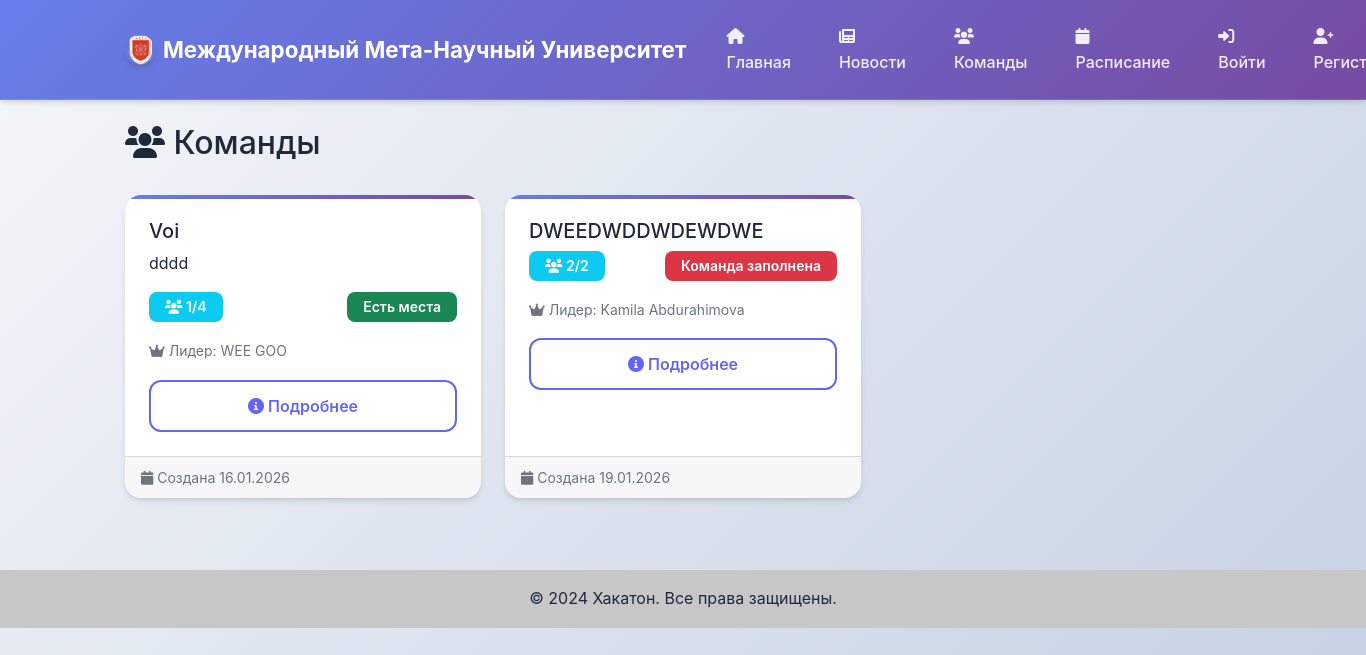
Page /teams/ on the earlier database version.
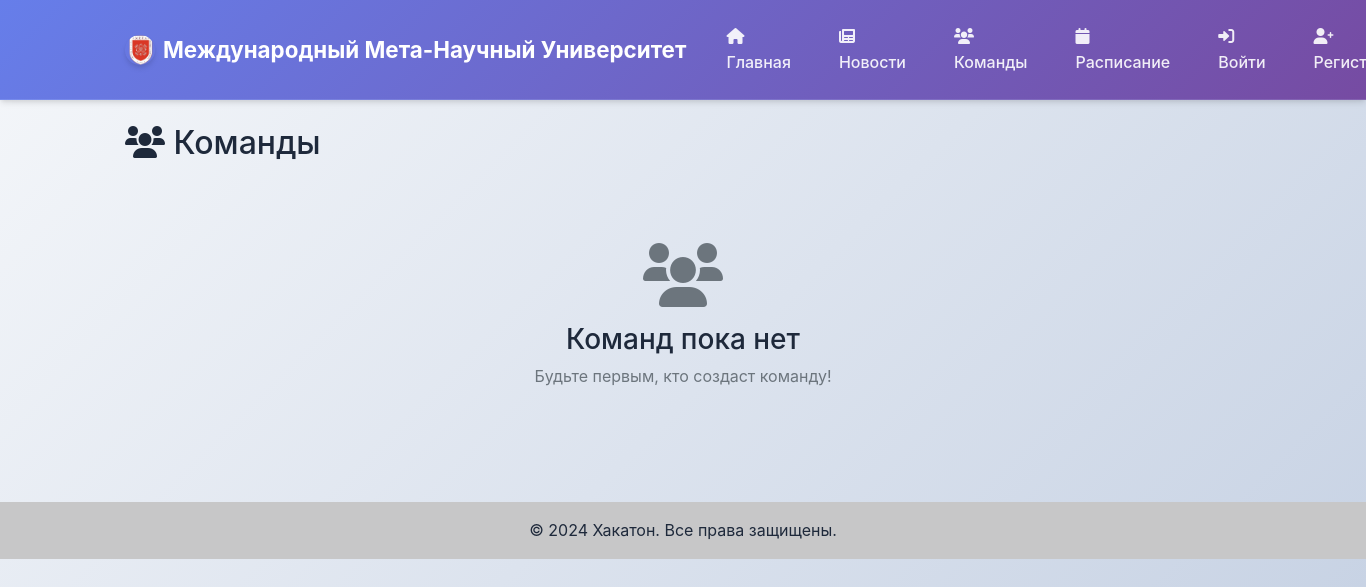
Same page on the later database version.
### teams/models.py (models this page shows, shortened)
class Team(models.Model):
    id = models.AutoField(primary_key=True)
    name = models.CharField(max_length=100, unique=True)
    description = models.TextField(blank=True)
    leader = models.ForeignKey(settings.AUTH_USER_MODEL, on_delete=models.CASCADE, related_name='led_teams')
    max_members = models.IntegerField(default=4)
    created_at = models.DateTimeField(auto_now_add=True)
    is_active = models.BooleanField(default=True)
    def member_count(self):
        return self.members.count()
    def is_full(self):
        return self.member_count() >= self.max_members

### accounts/models.py (models this page shows, shortened)
class User(AbstractUser):
    ROLE_CHOICES = [
        ('participant', 'Участник'),
        ('admin', 'Администратор'),
    ]
    role = models.CharField(max_length=20, choices=ROLE_CHOICES, default='participant')
    skills = models.TextField(blank=True, help_text="Навыки через запятую")
    about = models.TextField(blank=True, help_text="О себе")
    team = models.ForeignKey('teams.Team', on_delete=models.SET_NULL, null=True, blank=True, related_name='members')
    created_at = models.DateTimeField(auto_now_add=True)

### teams/views.py (the view)
# urls.py: path('', views.TeamListView.as_view(), name='list'),
class TeamListView(ListView):
    model = Team
    template_name = 'teams/team_list.html'
    context_object_name = 'teams'
    def get_queryset(self):
        return Team.objects.filter(is_active=True).select_related('leader')

### templates/teams/team_list.html (shortened to what this page needs)
{% extends 'base.html' %}
{% load static %}
{% block content %}
<div class="d-flex justify-content-between align-items-center mb-4">
    <h2>
        <i class="fas fa-users"></i> Команды
    </h2>
</div>
{% if teams %}
    <div class="row">
        {% for team in teams %}
            <div class="col-md-6 col-lg-4 mb-4">
                <div class="card h-100 team-card">
                    <div class="card-body">
                        <h5 class="card-title">
                            {{ team.name }}
                        </h5>
                        {% if team.description %}
                            <p class="card-text">{{ team.description|truncatewords:20 }}</p>
                        {% endif %}
                        <div class="mb-3">
                            <div class="d-flex justify-content-between align-items-center">
                                <span class="badge bg-info">
                                    <i class="fas fa-users"></i> {{ team.member_count }}/{{ team.max_members }}
                                </span>
                                {% if team.is_full %}
                                    <span class="badge bg-danger">Команда заполнена</span>
                                {% else %}
                                    <span class="badge bg-success">Есть места</span>
                                {% endif %}
                            </div>
                        </div>
                        <div class="mb-3">
                            <small class="text-muted">
                                <i class="fas fa-crown"></i> Лидер: {{ team.leader.get_full_name|default:team.leader.username }}
                            </small>
                        </div>
                        <div class="d-grid gap-2">
                            <a href="{% url 'teams:detail' team.pk %}" class="btn btn-outline-primary">
                                <i class="fas fa-info-circle"></i> Подробнее
                            </a>
                        </div>
                    </div>
                    <div class="card-footer text-muted">
                        <small>
                            <i class="fas fa-calendar"></i> Создана {{ team.created_at|date:"d.m.Y" }}
                        </small>
                    </div>
                </div>
            </div>
        {% endfor %}
    </div>
{% else %}
    <div class="text-center py-5">
        <i class="fas fa-users fa-4x text-muted mb-3"></i>
        <h3>Команд пока нет</h3>
        <p class="text-muted">Будьте первым, кто создаст команду!</p>
    </div>
{% endif %}
{% endblock %}

### templates/base.html (shortened to what this page needs)
<!DOCTYPE html>
<html lang="ru">
<head>
    <link href="https://cdn.jsdelivr.net/npm/bootstrap@5.1.3/dist/css/bootstrap.min.css" rel="stylesheet">
    <link href="https://cdnjs.cloudflare.com/ajax/libs/font-awesome/6.0.0/css/all.min.css" rel="stylesheet">
    {% load static %}
    <link href="{% static 'css/style.css' %}" rel="stylesheet">
</head>
<body>
    <nav class="navbar navbar-expand-lg navbar-dark bg-primary">
        <div class="container">
            <a class="navbar-brand" href="{% url 'news:home' %}">
                <img src="{% static 'images/university-logo.png' %}" alt="Логотип" width="30" height="30" class="d-inline-block align-text-top me-2">
                Международный Мета-Научный Университет
            </a>
            <div class="collapse navbar-collapse" id="navbarNav">
                <ul class="navbar-nav me-auto">
                    <li class="nav-item">
                        <a class="nav-link" href="{% url 'news:home' %}">
                            <i class="fas fa-home"></i> Главная
                        </a>
                    </li>
                    <li class="nav-item">
                        <a class="nav-link" href="{% url 'news:list' %}">
                            <i class="fas fa-newspaper"></i> Новости
                        </a>
                    </li>
                    <li class="nav-item">
                        <a class="nav-link" href="{% url 'teams:list' %}">
                            <i class="fas fa-users"></i> Команды
                        </a>
                    </li>
                    <li class="nav-item">
                        <a class="nav-link" href="{% url 'news:schedule' %}">
                            <i class="fas fa-calendar"></i> Расписание
                        </a>
                    </li>
                </ul>
                <ul class="navbar-nav">
                    {% if user.is_authenticated %}
                        <li class="nav-item dropdown">
                            <a class="nav-link dropdown-toggle" href="#" id="navbarDropdown" role="button" data-bs-toggle="dropdown">
                                <i class="fas fa-user"></i> {{ user.username }}
                            </a>
                            <ul class="dropdown-menu">
                                <li><a class="dropdown-item" href="{% url 'accounts:profile' %}">
                                    <i class="fas fa-user-circle"></i> Профиль
                                </a></li>
                                {% if user.team %}
                                    <li><a class="dropdown-item" href="{% url 'teams:detail' user.team.pk %}">
                                        <i class="fas fa-users"></i> Моя команда
                                    </a></li>
                                    <li><a class="dropdown-item" href="{% url 'chat:team_chat' user.team.pk %}">
                                        <i class="fas fa-comments"></i> Чат команды
                                    </a></li>
                                {% endif %}
                                {% if user.role == 'admin' %}
                                    <li><hr class="dropdown-divider"></li>
                                    <li><a class="dropdown-item" href="/admin/">
                                        <i class="fas fa-cog"></i> Админ-панель
                                    </a></li>
                                    <li><a class="dropdown-item" href="{% url 'news:create' %}">
                                        <i class="fas fa-plus"></i> Добавить новость
                                    </a></li>
                                    <li><a class="dropdown-item" href="{% url 'news:schedule_create' %}">
                                        <i class="fas fa-calendar-plus"></i> Добавить событие
                                    </a></li>
                                    <li><a class="dropdown-item" href="{% url 'news:task_create' %}">
                                        <i class="fas fa-tasks"></i> Добавить задачу
                                    </a></li>
                                {% endif %}
                                <li><hr class="dropdown-divider"></li>
                                <li><a class="dropdown-item" href="{% url 'custom_logout' %}" onclick="handleLogout(event)">
                                    <i class="fas fa-sign-out-alt"></i> Выйти
                                </a></li>
                            </ul>
                        </li>
                    {% else %}
                        <li class="nav-item">
                            <a class="nav-link" href="{% url 'accounts:login' %}">
                                <i class="fas fa-sign-in-alt"></i> Войти
                            </a>
                        </li>
                        <li class="nav-item">
                            <a class="nav-link" href="{% url 'accounts:register' %}">
                                <i class="fas fa-user-plus"></i> Регистрация
                            </a>
                        </li>
                    {% endif %}
                </ul>
            </div>
        </div>
    </nav>
    <main class="container mt-4">
        {% block content %}
        {% endblock %}
    </main>
    <footer class="bg-light text-center text-lg-start mt-5">
        <div class="text-center p-3" style="background-color: rgba(0, 0, 0, 0.2);">
            © 2024 Хакатон. Все права защищены.
        </div>
    </footer>
</body>
</html>

### static/css/style.css (style rules this page uses)
:root { --primary-color: #6366f1; --primary-dark: #4f46e5; --secondary-color: #64748b; --success-color: #10b981; --danger-color: #ef4444; --warning-color: #f59e0b; --info-color: #06b6d4; --light-color: #f8fafc; --dark-color: #1e293b; --gradient-1: linear-gradient(135deg, #667eea 0%, #764ba2 100%); --gradient-2: linear-gradient(135deg, #f093fb 0%, #f5576c 100%); --gradient-3: linear-gradient(135deg, #4facfe 0%, #00f2fe 100%); --gradient-4: linear-gradient(135deg, #43e97b 0%, #38f9d7 100%); --shadow-sm: 0 1px 2px 0 rgba(0, 0, 0, 0.05); --shadow-md: 0 4px 6px -1px rgba(0, 0, 0, 0.1), 0 2px 4px -1px rgba(0, 0, 0, 0.06); --shadow-lg: 0 10px 15px -3px rgba(0, 0, 0, 0.1), 0 4px 6px -2px rgba(0, 0, 0, 0.05); --shadow-xl: 0 20px 25px -5px rgba(0, 0, 0, 0.1), 0 10px 10px -5px rgba(0, 0, 0, 0.04); }
* { margin: 0; padding: 0; box-sizing: border-box; }
body { font-family: 'Inter', -apple-system, BlinkMacSystemFont, 'Segoe UI', Roboto, sans-serif; background: linear-gradient(135deg, #f5f7fa 0%, #c3cfe2 100%); min-height: 100vh; line-height: 1.6; color: var(--dark-color); }
.navbar { background: var(--gradient-1) !important; backdrop-filter: blur(10px); border-bottom: 1px solid rgba(255, 255, 255, 0.1); box-shadow: var(--shadow-md); padding: 1rem 0; }
.navbar-brand { font-weight: 700; font-size: 1.4rem; color: white !important; display: flex; align-items: center; transition: transform 0.3s ease; }
.navbar-brand img { border-radius: 50%; box-shadow: var(--shadow-md); }
.navbar-nav .nav-link { color: rgba(255, 255, 255, 0.9) !important; font-weight: 500; margin: 0 0.5rem; padding: 0.5rem 1rem !important; border-radius: 0.5rem; transition: all 0.3s ease; }

Differences in the rows shown:
removed Team: name "Voi", description "dddd", member_count "1", max_members "4", shows "Есть места", leader.get_full_name "WEE GOO", created_at "16.01.2026"
removed Team: name "DWEEDWDDWDEWDWE", member_count "2", max_members "2", shows "Команда заполнена", leader.get_full_name "Kamila Abdurahimova", created_at "19.01.2026"
Other differences:
text now shown: "Команд пока нет Будьте первым, кто создаст команду!"
